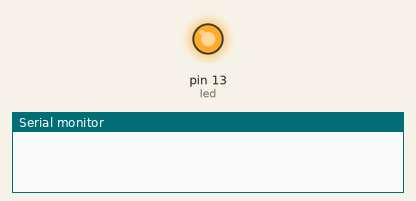
A sketch run on a simulated Arduino Uno, built with avr-gcc and run on an emulated ATmega328P. Parts: output pins drawn as LEDs (lit = HIGH), the last lines printed to the serial monitor.

Above: at 0.11 s.
At 4.9 s:
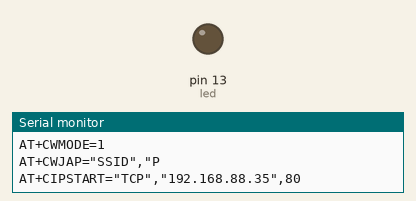
Timing chart, 0 to 6.4 s (numbered marks = the images above):
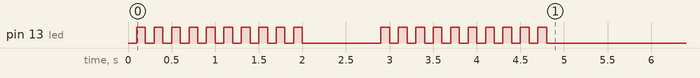

The sketch:

esp.ino
```cpp
//my web site, replace with yours
#define DST_IP "192.168.88.35"

//Define the pin for the on board LE
int led = 13 ;

//Initialize Device
void setup ()
{
//Enable the Onboard LED to act as a
pinMode( led, OUTPUT );
//Set the speed for communicating wit
Serial . begin ( 9600);
//Send a series of flashes to show u
blinkcode ();
//Reset the ESP8266
Serial . println ( "AT+RST" );
//Wait for the WiFi module to bootup
delay ( 800);
//Switch the chip to "client" mode
Serial . println ( "AT+CWMODE=1" );
//Connect to our Wireless network NOT
//network and PASSWORD to the key use
Serial . println ( "AT+CWJAP=\"SSID\",\"P");
//Once again blink some lights becaus
blinkcode ();
}
void loop()
{
//Open a connection to the web server
String cmd = "AT+CIPSTART=\"TCP\",\"";
cmd += DST_IP ;
cmd += "\",80" ;
Serial . println ( cmd);
//wait a little while for 'Linked'
delay ( 300);
//This is our HTTP GET Request change
cmd = "GET /status.html HTTP/1.0\r\n";
cmd += "Host: 192.168.88.35\r\n\r\n";
//The ESP8266 needs to know the size
Serial . print ( "AT+CIPSEND=" );
Serial . println ( cmd. length ());
//Look for the > prompt from the esp8
if ( Serial . find( ">"))
{
//Send our http GET request
Serial . println ( cmd);
}
else
{
//Something didn't work...
Serial . println ( "AT+CIPCLOSE" );
}
//Check the returned header & web pag
if ( Serial . find( "YES12321" ))
{
//If the string was found we know th
//light to show the server is ONLINE
digitalWrite( led , HIGH);
}
else
{
//If the string was not found then w
//we should turn of the light.
digitalWrite( led , LOW);
}
//Wait a second for everything to set
delay ( 1000);
//Be great people and close our conne
Serial . println ( "AT+CIPCLOSE" );
//Introduce a delay timer before we
delay ( 5000 );
}
void blinkcode ()
{
//Simply loop a few times flashing th
int i ;
for ( i = 1 ; i <= 10 ; i ++ ){
delay ( 100 );
digitalWrite( led , HIGH);
delay ( 100 );
digitalWrite( led , LOW);
}
}
```
